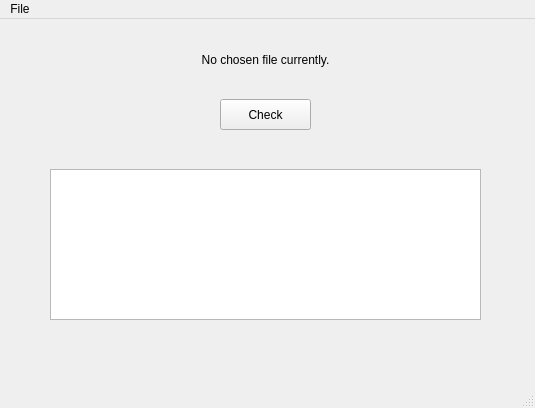
<?xml version="1.0" encoding="UTF-8"?>
<ui version="4.0">
 <class>VentanaPrincipal</class>
 <widget class="QMainWindow" name="VentanaPrincipal">
  <property name="geometry">
   <rect>
    <x>0</x>
    <y>0</y>
    <width>535</width>
    <height>408</height>
   </rect>
  </property>
  <property name="windowTitle">
   <string>VentanaPrincipal</string>
  </property>
  <widget class="QWidget" name="centralwidget">
   <widget class="QPushButton" name="pushButton">
    <property name="geometry">
     <rect>
      <x>220</x>
      <y>80</y>
      <width>91</width>
      <height>31</height>
     </rect>
    </property>
    <property name="text">
     <string>Check</string>
    </property>
   </widget>
   <widget class="QLabel" name="labeldst">
    <property name="geometry">
     <rect>
      <x>10</x>
      <y>30</y>
      <width>511</width>
      <height>21</height>
     </rect>
    </property>
    <property name="text">
     <string>No chosen file currently.</string>
    </property>
    <property name="alignment">
     <set>Qt::AlignCenter</set>
    </property>
   </widget>
   <widget class="QListWidget" name="listWidget">
    <property name="geometry">
     <rect>
      <x>50</x>
      <y>150</y>
      <width>431</width>
      <height>151</height>
     </rect>
    </property>
   </widget>
  </widget>
  <widget class="QMenuBar" name="menubar">
   <property name="geometry">
    <rect>
     <x>0</x>
     <y>0</y>
     <width>535</width>
     <height>21</height>
    </rect>
   </property>
   <widget class="QMenu" name="menuFile">
    <property name="title">
     <string>File</string>
    </property>
    <addaction name="actionChoose"/>
   </widget>
   <addaction name="menuFile"/>
  </widget>
  <widget class="QStatusBar" name="statusbar"/>
  <action name="actionChoose">
   <property name="text">
    <string>Choose</string>
   </property>
   <property name="shortcut">
    <string>Ctrl+O</string>
   </property>
  </action>
 </widget>
 <resources/>
 <connections/>
</ui>
